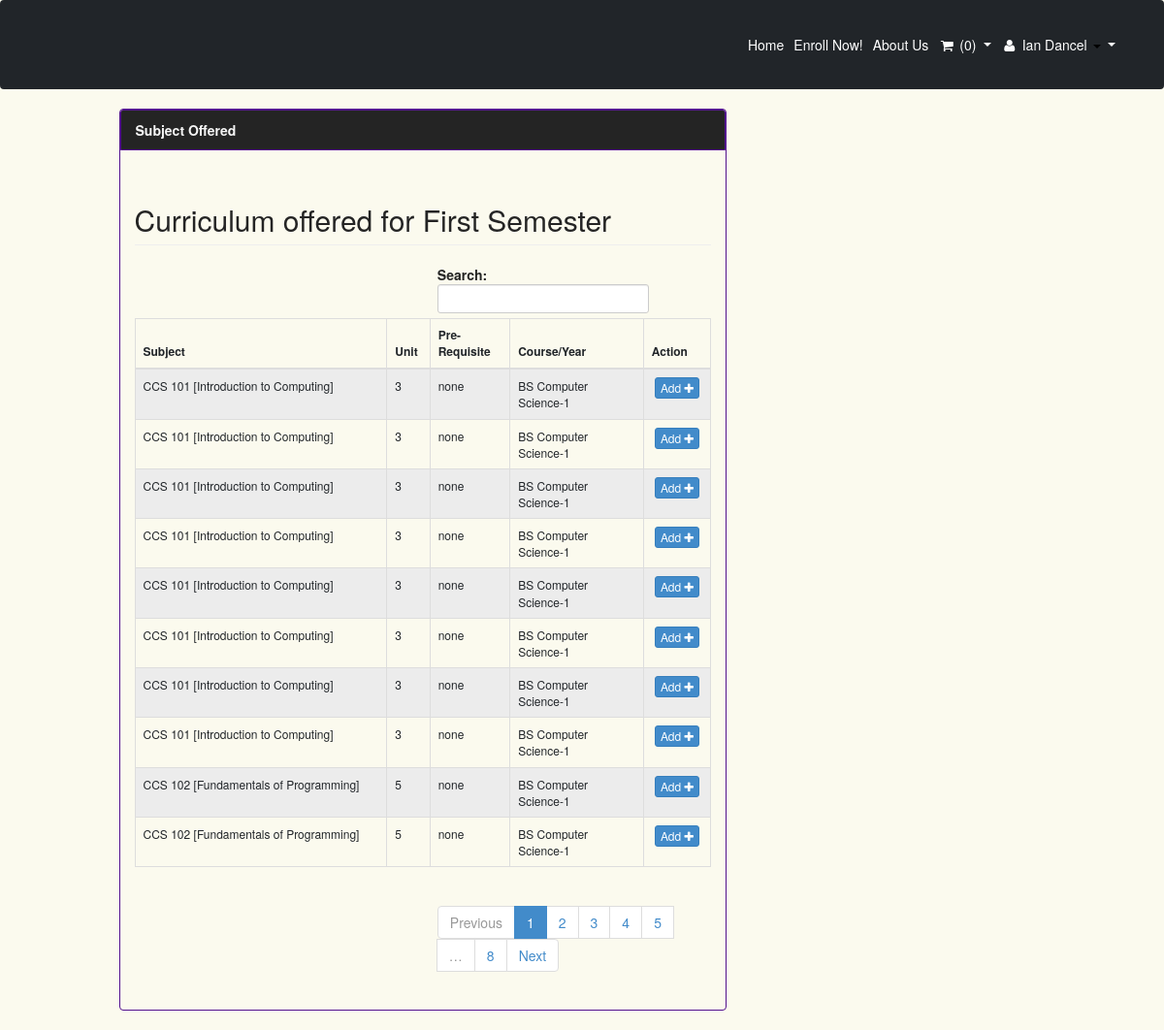
/index.php?q=subjectlist (signed in), run on the app's committed database.
### tables this page shows
CREATE TABLE `tblstudent` (
  `S_ID` int(11) NOT NULL,
  `IDNO` int(20) NOT NULL,
  `FNAME` varchar(40) NOT NULL,
  `LNAME` varchar(40) NOT NULL,
  `MNAME` varchar(40) NOT NULL,
  `SEX` varchar(10) NOT NULL DEFAULT 'Male',
  `BDAY` date NOT NULL,
  `BPLACE` text NOT NULL,
  `STATUS` varchar(30) NOT NULL,
  `AGE` int(30) NOT NULL,
  `NATIONALITY` varchar(40) NOT NULL,
  `RELIGION` varchar(255) NOT NULL,
  `CONTACT_NO` varchar(40) NOT NULL,
  `HOME_ADD` text NOT NULL,
  `ACC_USERNAME` varchar(255) NOT NULL,
  `ACC_PASSWORD` text NOT NULL,
  `student_status` text NOT NULL,
  `YEARLEVEL` int(11) NOT NULL,
  `STUDSECTION` int(11) NOT NULL,
  `COURSE_ID` int(11) NOT NULL,
  `STUDPHOTO` varchar(255) NOT NULL,
  `SEMESTER` varchar(30) NOT NULL,
  `SYEAR` varchar(30) NOT NULL,
  `NewEnrollees` tinyint(1) NOT NULL
);

CREATE TABLE `subject` (
  `SUBJ_ID` int(11) NOT NULL,
  `SUBJ_CODE` varchar(30) NOT NULL,
  `SUBJ_DESCRIPTION` varchar(255) NOT NULL,
  `UNIT` int(2) NOT NULL,
  `PRE_REQUISITE` varchar(30) NOT NULL DEFAULT 'None',
  `COURSE_ID` int(11) NOT NULL,
  `AY` varchar(30) NOT NULL,
  `SEMESTER` varchar(20) NOT NULL,
  `PreTaken` tinyint(1) NOT NULL
);

CREATE TABLE `course` (
  `COURSE_ID` int(11) NOT NULL,
  `COURSE_NAME` varchar(30) NOT NULL,
  `COURSE_LEVEL` varchar(50) NOT NULL DEFAULT '1',
  `COURSE_MAJOR` varchar(30) NOT NULL DEFAULT 'None',
  `COURSE_DESC` varchar(255) NOT NULL,
  `DEPT_ID` int(11) NOT NULL,
  `SETSEMESTER` varchar(90) NOT NULL
);

### index.php (called while the page is built, shortened)
<?php
require_once ("include/initialize.php");
$view = (isset($_GET['q']) && $_GET['q'] != '') ? $_GET['q'] : '';
switch ($view) {
	case 'subjectlist' :
        $title="Subject Offered";
		break;
}
require_once("theme/templates.php");
?>

### include/database.php (called while the page is built, shortened)
<?php
class Database {
	var $sql_string = '';
	public $conn;
	public function open_connection() {
		$this->conn = mysqli_connect(server,user,pass);
		if(!$this->conn){
			echo "Problem in database connection! Contact administrator!";
			exit();
		}else{
			$db_select = mysqli_select_db($this->conn,database_name);
		}
	}
	function setQuery($sql='') {
		$this->sql_string=$sql;
	}
	function executeQuery() {
		$result = mysqli_query($this->conn,$this->sql_string);
		return $result;
	}
	private function confirm_query($result) {
		return $result;
	}
	function loadResultList( $key='' ) {
		$cur = $this->executeQuery();
		$array = array();
		while ($row = mysqli_fetch_object($cur)) {
			if ($key) {
				$array[$row->$key] = $row;
			} else {
				$array[] = $row;
			}
		}
		return $array;
	}
	function loadSingleResult() {
		$cur = $this->executeQuery();
		while ($row = mysqli_fetch_object($cur)) {
		return $data = $row;
		}
	}
}
$mydb = new Database();
?>

### include/students.php (called while the page is built, shortened)
<?php
require_once(LIB_PATH.DS.'database.php');
class Student {
	protected static  $tblname = "tblstudent";
	function single_student($id=""){
			global $mydb;
			$mydb->setQuery("SELECT * FROM ".self::$tblname."
				Where IDNO= '{$id}' LIMIT 1");
			$cur = $mydb->loadSingleResult();
			return $cur;
	}
}
?>

### subjectlist.php (the view, shortened to what this page needs)
<?php
	if (isset($_SESSION['IDNO'])) {
?>
<div class="row">
       	 <div class="col-lg-12">
            <h2 class="page-header">Curriculum offered for <?php echo $_SESSION['SEMESTER'];?> Semester</h2>
       		</div>
   		 </div>
	 		    <form action="controller.php?action=delete" Method="POST">
			      <div class="table-responsive">
				<table id="home" class="table table-striped table-bordered table-hover table-responsive" style="font-size:12px" cellspacing="0">
				  <thead>
				  		<th >
				  		 Subject</th>
				  		<th >Unit</th>
				  		<th >Pre-Requisite</th>
				  		<th >Course/Year</th>
				  		<th >Action</th>
				  </thead>
				  <tbody>
				  	<?php
			$sql = "SELECT * FROM course c inner join tblstudent s on c.COURSE_ID=s.COURSE_ID inner join grades g on s.IDNO=g.IDNO inner join `subject` sub on g.SUBJ_ID=sub.SUBJ_ID WHERE s.IDNO ='{$_SESSION['IDNO']}'";
			$res = @mysqli_query($mydb->conn,$sql);
           while($row = @mysqli_fetch_assoc($res)) {
                   $query = "SELECT distinct(SUBJ_ID),`SUBJ_CODE`, `SUBJ_DESCRIPTION`, `UNIT`, `PRE_REQUISITE`,COURSE_NAME,COURSE_LEVEL, `SEMESTER` FROM `subject` s, `course` c WHERE s.COURSE_ID=c.COURSE_ID
                          AND COURSE_NAME='".$row['COURSE_NAME']."' AND SUBJ_ID !='".$row['SUBJ_ID']."'
                          AND SEMESTER='".$_SESSION['SEMESTER']."' AND PRE_REQUISITE='NONE'";
                $mydb->setQuery($query);
                $cur = $mydb->loadResultList();
                foreach ($cur as $result) {
							echo '<tr>';
							echo '<td>'. $result->SUBJ_CODE.' ['. $result->SUBJ_DESCRIPTION.']</td>';
							echo '<td>' . $result->UNIT.'</a></td>';
							echo '<td>'. $result->PRE_REQUISITE.'</td>';
							echo '<td>'. $result->COURSE_NAME.'-'.$result->COURSE_LEVEL.'</td>';
							echo '<td align="center" > <a title="Add" href="validatingsubject.php?id='.$result->SUBJ_ID.'"  class="btn btn-primary btn-xs  ">  Add <span class="fa fa-plus fw-fa"></span></a>
							</td>';
							echo '</tr>';
                }
           }
				  	?>
				  </tbody>
				</table>
			</div>
	 </form>
<?php
}
?>

### theme/templates.php (shortened to what this page needs)
<!DOCTYPE html>
<html lang="en">
    <head>
        <link href="<?php echo web_root; ?>css/styles.css" rel="stylesheet" />
        <link href="<?php echo web_root; ?>css/bootstrap.min.css" rel="stylesheet">
        <link href="<?php echo web_root; ?>font/css/font-awesome.min.css" rel="stylesheet" type="text/css">
    </head>
    <body>
        <nav class="navbar navbar-expand-lg navbar-dark bg-dark">
            <div class="container">
                <div class="collapse navbar-collapse" id="navbarSupportedContent">
                    <ul class="navbar-nav ms-auto mb-2 mb-lg-0">
                      <li class="nav-item <?php echo (isset($_GET['q']) && $_GET['q']=='') ? "active" : false;?> ">
                        <a class="nav-link active" aria-current="page"href="<?php echo web_root.'index.php'; ?>">Home</a>
                      </li>
                      <li class="nav-item <?php echo (isset($_GET['q']) && ($_GET['q']=='enrol' || $_GET['q']=='subject')) ? "active" : false;?>" >
                        <a class="nav-link active" aria-current="page" href="<?php echo web_root.'index.php?q=enrol'; ?>">Enroll Now!</a>
                      </li>
                      <li class="nav-item <?php echo (isset($_GET['q']) && $_GET['q']=='about') ? "active" : false;?> ">
                        <a class="nav-link active" aria-current="page" href="<?php echo web_root.'index.php?q=about';  ?>">About Us</a>
                      </li>
                      <?php if (isset($_SESSION['IDNO']) ){
$student = New Student();
$singlestudent = $student->single_student($_SESSION['IDNO']);
if ($singlestudent->student_status=='New') {
?>
<li class="nav-item dropdown">
<a class="nav-link dropdown-toggle" id="navbarDropdown" data-toggle="tooltip" data-placement="bottom"  title="Subject to be taken"  href="<?php echo web_root.'index.php?q=cart';  ?>">
 <i class="fa fa-shopping-cart fa-fw"> </i> <?php echo  isset($cart) ? $cart : "(0)" ; ?>
</a>
</li>
<?php
}
?>
<li class="nav-item dropdown">
 <a class="nav-link dropdown-toggle" id="navbarDropdown" data-toggle="dropdown" href="#" aria-expanded="false">
    <i class="fa fa-user fa-fw"></i>
      <?php echo $singlestudent->FNAME. ' ' . $singlestudent->LNAME ; ?>
    <i class="caret"> </i>
 </a>
</li>
<?php  } else{?>
<li  class="nav-item"><a class="nav-link active" aria-current="page" data-toggle="tooltip" data-placement="left" title="Enrol Now" href="<?php echo web_root.'index.php?q=enrol'; ?>">Log In</a></li>
<?php } ?>
                    </ul>
                </div>
            </div>
        </nav>
        <div class="col-md-10 col-md-push-1 ">
        <div class="row">
          <div id="page-wrapper">
               <?php
          if($title=='Profile'){
                require_once $content;
              }else{
?>
              <div class="col-lg-8">
                <div class="panel panel-default">
                  <div class="panel-heading" style="background-color:#242424; color:#f5f5f5; border: 1px solid #53118F">
                  <b><?php
                  echo  $title . (isset($_GET['category']) ?  '  |  ' .$_GET['category'] : '' )?> </b>
                  </div>
                  <div class="panel-body">
                    <?php require_once $content; ?>
                  </div>
              </div>
          </div>
           <div class="col-lg-4">
             </div>
        </div>
        <?php }
?>
       </div>
      </div>
    </body>
</html>

### data on the page
tblstudent: FNAME "Ian", LNAME "Dancel"
subject: SUBJ_CODE "CCS 102", SUBJ_DESCRIPTION "Fundamentals of Programming", UNIT "5", PRE_REQUISITE "none", COURSE_ID.COURSE_NAME "BS Computer Science", COURSE_ID.COURSE_LEVEL "1"
subject: SUBJ_CODE "CCS 101", SUBJ_DESCRIPTION "Introduction to Computing", UNIT "3", PRE_REQUISITE "none", COURSE_ID.COURSE_NAME "BS Computer Science", COURSE_ID.COURSE_LEVEL "1"

### other printed values
$title "Subject Offered"
$_SESSION['SEMESTER'] "First"
